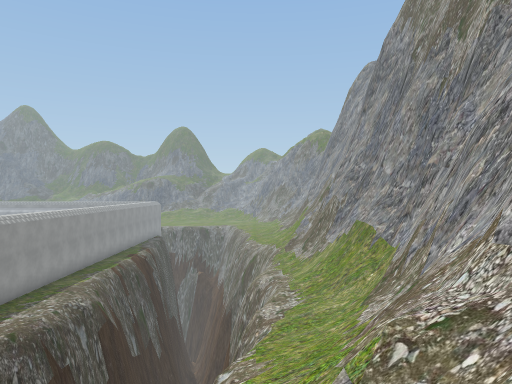
[1] (above)

17 first-person views from a walk through a scene from a Unity 3-D project. The camera is 1.4 m above the floor, looks level and sees 70° across. The floor is counted in squares, 2 m on a side. Each view is taken from the middle of a square. On the plan, view 1 faces up. The plan holds only what a view shows up to about 11 squares ahead; the rest is blank. The place goes on beyond the plan. Some animated figures are not drawn. Some surface patterns are stand-ins.

[2]
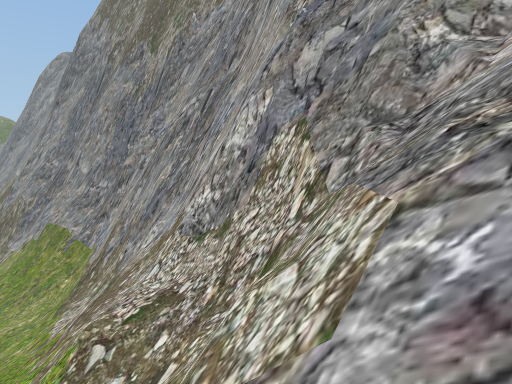

[3]
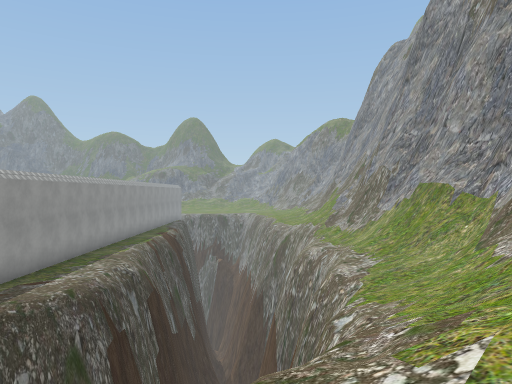

[4]
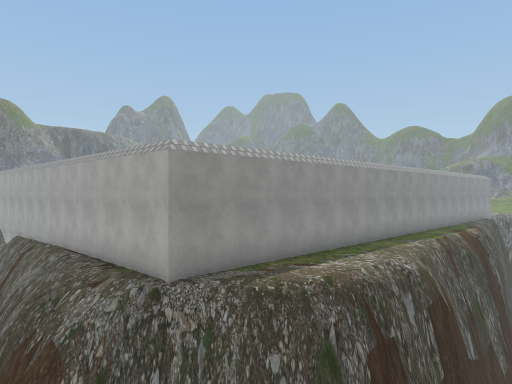

[5]
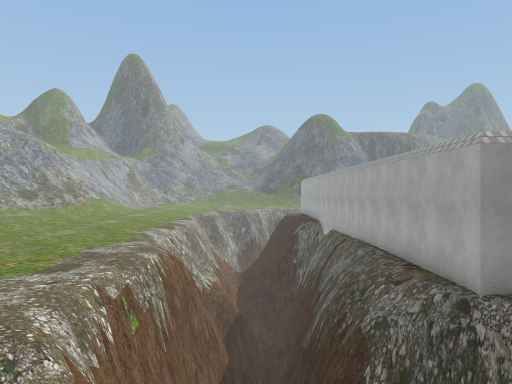

[6]
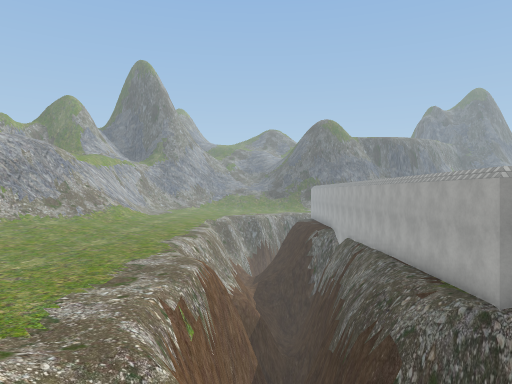

[7]
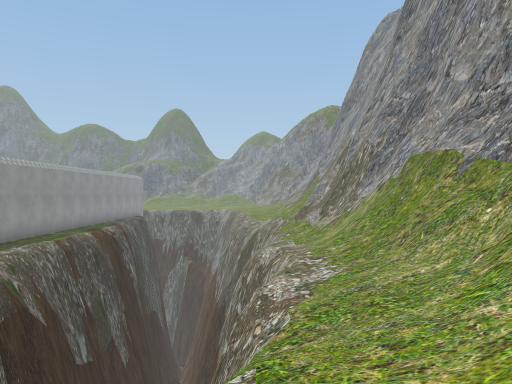

[8]
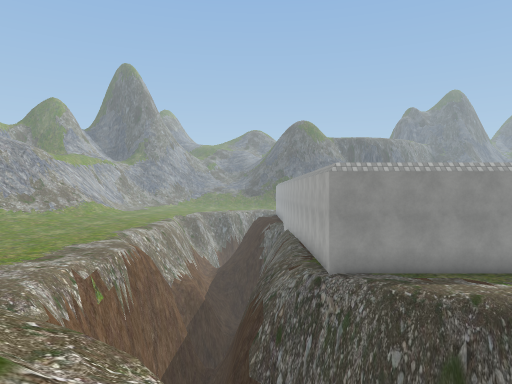

[9]
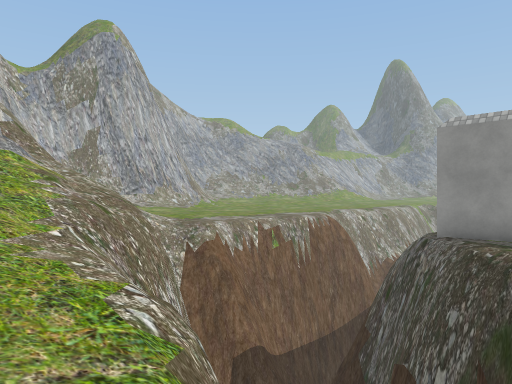

[10]
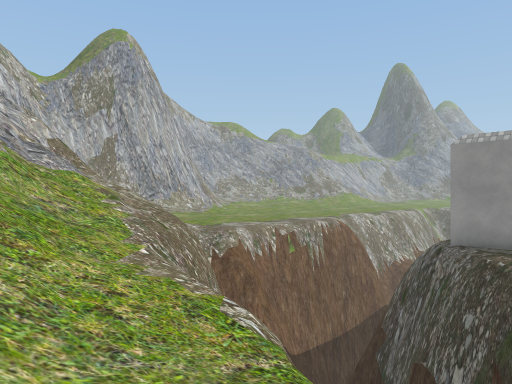

[11]
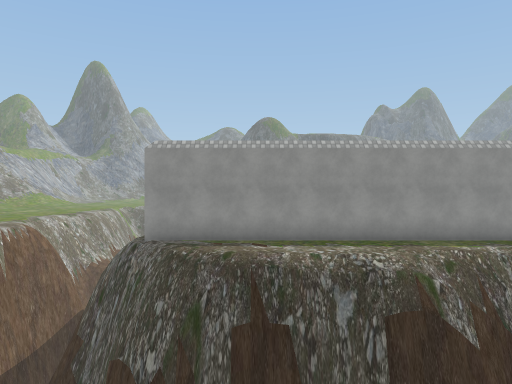

[12]
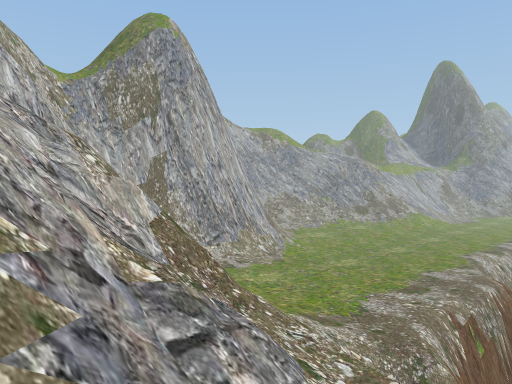

[13]
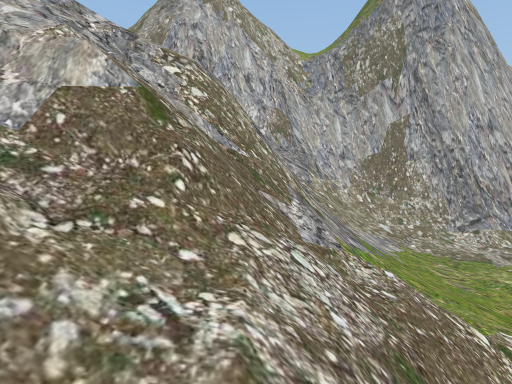

[14]
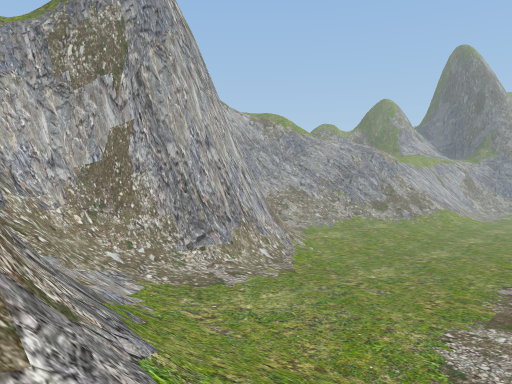

[15]
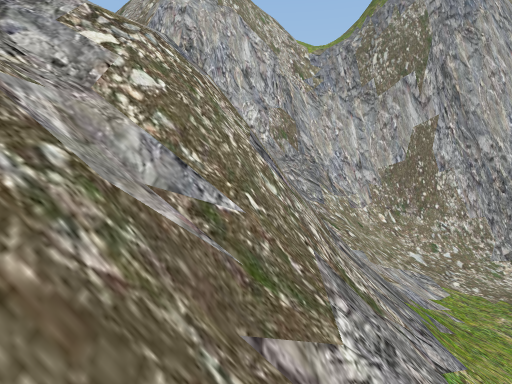

[16]
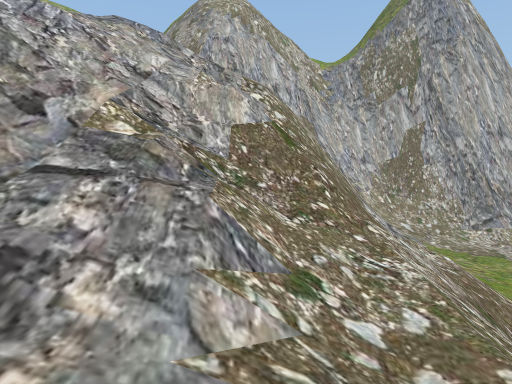

[17]
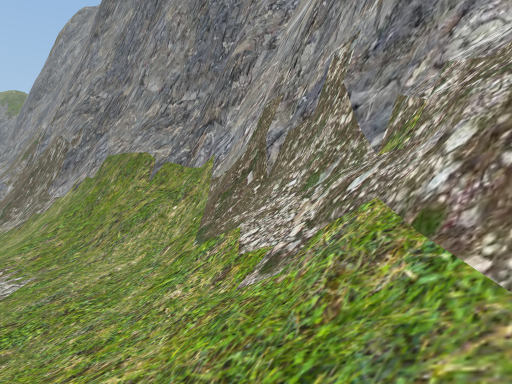

### Floor plan
Key: @ floor where view 1 was taken; # wall or solid block; . main floor; : floor 1.75 m higher than the main floor; + floor 8 m higher than the main floor; * floor 9.75 m higher than the main floor; / step, stairs or slope; = window, fence, low wall or low ledge; v drop or lower ground.
Columns run from 15 left of view 1 to 4 right of it. Each row starts with its distance up from view 1.
 17        #         /#
 16        #.vv   vv./#
 15        #=vv    v./#
 14        #.vv    v//##
 13        #.vv     ///#
 12        #.vv    v://#
 11        #.vv   vv://#
 10        #.vv   vv///#
  9        #.vv    v:/##
  8        #vv    v///##
  7  #######vv    v///#
  6  v.....vv     v//=#
  5 vvvvvvvv    vvv//=#
  4   vvvvvv    vv///##
  3         vv   ////##
  2         vvv  ////###
  1   vvvvvvvvv v///==#
  0   ....vv/// //=@=*
 -1   ........///==/+
 -2 ..........///==+*
 -3 ..........///##**
 -4  .........//##
 -5   .......://
 -6    .....:://
 -7     ...::////     ==
 -8      ///////=v
 -9      ####//####
-10         ##### ###
-11                 ##

Where each view was taken, in squares from view 1:
view 1: 0 up, 0 right, facing up
view 2: 0 up, 0 right, facing up-right
view 3: 1 up, 2 left, facing up
view 4: 3 up, 2 left, facing up-left
view 5: 3 up, 2 left, facing left
view 6: 2 up, 1 left, facing left
view 7: 5 up, 0 right, facing up
view 8: 5 up, 1 right, facing left
view 9: 10 up, 1 right, facing down-left
view 10: 10 up, 2 right, facing down-left
view 11: 10 up, 2 right, facing left
view 12: 3 up, 1 right, facing down-left
view 13: 2 up, 2 left, facing down
view 14: 0 up, 2 left, facing down-left
view 15: 0 up, 2 left, facing down
view 16: 3 up, 1 left, facing down
view 17: 5 up, 0 right, facing up-right
